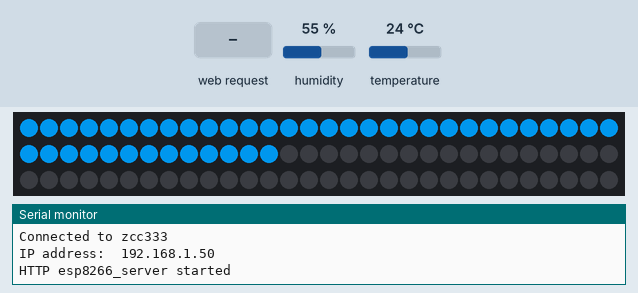
Recording of a sketch running on a simulated ESP8266 (NodeMCU). Shown: 90 RGB LEDs in strip order, left to right, continuing on the next row, the last lines printed to the serial monitor. Inputs (shaded band) come from the test bench; at power-on: humidity 55 %, temperature 24 °C. Dim RGB values are drawn brighter than linear; WiFi joins after 1.5 s; servers stay silent unless stated.

Above: at 2.7 s.
2.8 s: HTTP request GET /ledtype?lightnum=1&typenum=1&red=1 received
At 7.72 s:
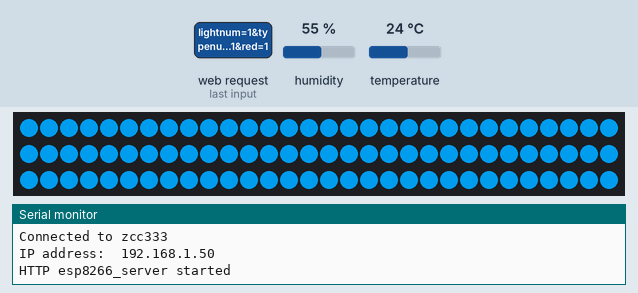
9.0 s: HTTP request GET /off received
At 11.7 s:
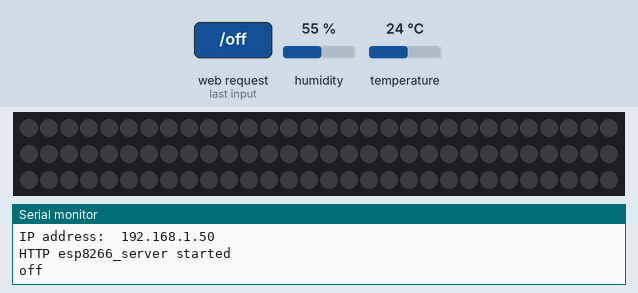
12.0 s: HTTP request GET /on received
At 13.41 s:
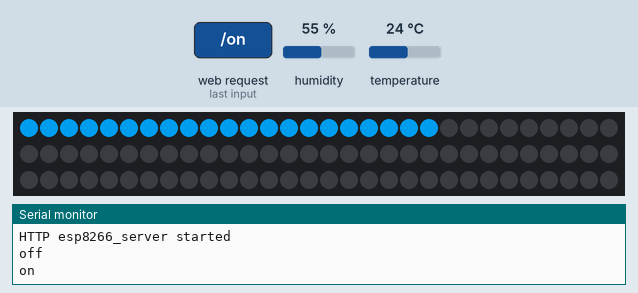
18.2 s: HTTP request GET /lightness?lightnum=1 received
At 19.29 s:
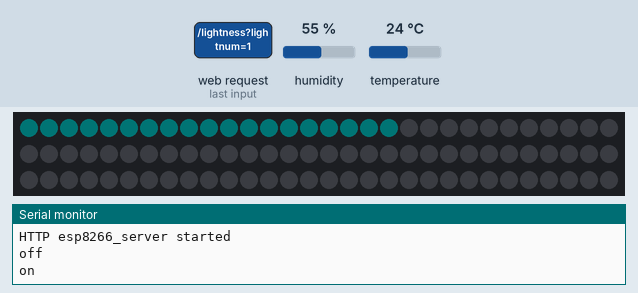
21.2 s: HTTP request GET /lightness received
At 21.8 s:
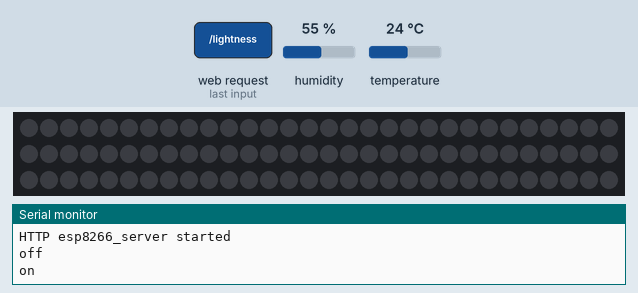
Timing chart, 0 to 24.0 s (numbered marks = the images above; inputs shaded):
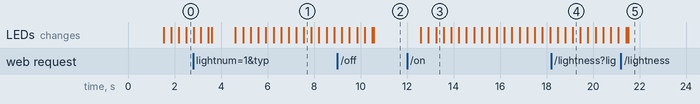

The sketch:

LedFill.ino
```cpp
#include <Adafruit_NeoPixel.h>
#include <ESP8266WiFi.h>        // 本程序使用 ESP8266WiFi库
#include <ESP8266WiFiMulti.h>   //  ESP8266WiFiMulti库
#include <ESP8266WebServer.h>   //  ESP8266WebServer库
#include <ESP8266HTTPClient.h>
#include <ArduinoJson.h>
#include <Ticker.h>
#include <DHT.h>
#define PIN  D2
#define NUMPIXELS 90
#define SLOWSPEED 100 // Time (in milliseconds) to pause between pixels
#define FLOWSPEED 30

#define DHTPIN D6
#define DHTTYPE DHT11
ESP8266WiFiMulti wifiMulti;     // 建立ESP8266WiFiMulti对象,对象名称是'wifiMulti'
ESP8266WebServer esp8266_server(3333);// 建立网络服务器对象，该对象用于响应HTTP请求。监听端口（80）
IPAddress local_IP(192, 168, 0, 33); // 设置ESP8266-NodeMCU联网后的IP
IPAddress gateway(192, 168, 0, 1);    // 设置网关IP（通常网关IP是WiFI路由IP）
IPAddress subnet(255, 255, 255, 0);   // 设置子网掩码
IPAddress dns(192,168,0,1);           // 设置局域网DNS的IP（通常局域网DNS的IP是WiFI路由IP）
Adafruit_NeoPixel pixels(NUMPIXELS, PIN, NEO_GRB + NEO_KHZ800);
Ticker ticker;
DHT dht(DHTPIN, DHTTYPE);
int pinState =1;                 // 存储引脚状态用变量
int LedLightness=200;//设置灯亮度
int typeNum=0;
int red=150;
int green=150;
int blue=150;
float wetGet=0.0;
float tempGet=0.0;
int startflag=1;
void setup() {
  Serial.begin(9600);
  //pinMode(PIN,OUTPUT);
  //初始化http服务
  initWebServer();
  ticker.attach(10, resetWifiConn);
  //连接温度传感器解开
  dht.begin();
}
void initWebServer(){
  // 设置开发板网络环境
  if (!WiFi.config(local_IP, gateway, subnet)) {
    Serial.println("Failed to ESP8266 IP");
  }
  wifiMulti.addAP("zcc333", "15144099398b"); // 将需要连接的一系列WiFi ID和密码输入这里
  Serial.println("Connecting ...");
  int i = 0;
  bool isExe=false;
  while (wifiMulti.run() != WL_CONNECTED) {  // 此处的wifiMulti.run()是重点。通过wifiMulti.run()，NodeMCU将会在当前
    delay(1000);                             // 环境中搜索addAP函数所存储的WiFi。如果搜到多个存储的WiFi那么NodeMCU
    Serial.print(i++); Serial.print(' ');    // 将会连接信号最强的那一个WiFi信号。
    if(i>=5){
      isExe=true;
      break;
     }
  }                                          // 一旦连接WiFI成功，wifiMulti.run()将会返回“WL_CONNECTED”。这也是
                                             // 此处while循环判断是否跳出循环的条件。
  if(!isExe){
    // WiFi连接成功后将通过串口监视器输出连接成功信息
  Serial.println('\n');
  Serial.print("Connected to ");
  Serial.println(WiFi.SSID());              // 通过串口监视器输出连接的WiFi名称
  Serial.print("IP address:\t");
  Serial.println(WiFi.localIP());           // 通过串口监视器输出ESP8266-NodeMCU的IP
  esp8266_server.begin();                           // 启动网站服务
  esp8266_server.on("/off", handleLEDOff);  // 设置处理LED控制请求的函数'handleLED'
  esp8266_server.on("/on",  handleLEDOn);  // 设置处理LED控制请求的函数'handleLED'
  esp8266_server.on("/lightness" , handleLEDLightness);
  esp8266_server.on("/ledtype" ,handleLEDType);
  esp8266_server.on("/isonlineheart" ,handleOnlineHeart);
  esp8266_server.onNotFound(handleNotFound);        // 设置处理404情况的函数'handleNotFound'
  //连接温度传感器解开api
  esp8266_server.on("/gettw", getTempWet);
  Serial.println("HTTP esp8266_server started");//  告知用户ESP8266网络服务功能已经启动
   }

}
//******************************
//******************************
//******************************
//******************************
//http-api
//******************************
//******************************
//void testHttpRequest(){
//  WiFiClient client;
//  HTTPClient http;
//  http.begin(client, serverName);
//  int httpResponseCode = http.GET();
//
//      if (httpResponseCode>0) {
//        Serial.print("HTTP Response code: ");
//        Serial.println(httpResponseCode);
//        String payload = http.getString();
//        Serial.println(payload);
//      }
//      else {
//        Serial.print("Error code: ");
//        Serial.println(httpResponseCode);
//      }
//      // Free resources
//      http.end();
// }
// void testHandle(){
//  Serial.println("test http success");
//  }
//void resetHttpServer(){
//  Serial.println("reset http server");
//  esp8266_server.begin();
//  }
void resetWifiConn(){
  if(!WiFi.isConnected()){
    Serial.println("reset wifi conn.........");
    initWebServer();
   }
  }
void handleLEDOff(){
  Serial.println("off");
  pinState=0;
  esp8266_server.send(200, "text/plain", "shut led");
}
void handleLEDOn(){
  Serial.println("on");
   pinState=1;
   esp8266_server.send(200, "text/plain", "open led");
}
void handleLEDLightness(){
  //Serial.println(esp8266_server.arg("lightnum"));
  LedLightness=esp8266_server.arg("lightnum").toInt();
  esp8266_server.send(200, "text/plain", "success set up lightness");
  }
 void handleOnlineHeart(){
  esp8266_server.send(200, "text/plain", "online");
  }
// 设置处理404情况的函数'handleNotFound'
void handleNotFound(){
  esp8266_server.send(404, "text/plain", "404: Not found"); // 发送 HTTP 状态 404 (未找到页面) 并向浏览器发送文字 "404: Not found"
}
void handleLEDType(){
 pixels.clear();
  typeNum=esp8266_server.arg("typenum").toInt();
  red=esp8266_server.arg("red").toInt();
  green=esp8266_server.arg("green").toInt();
  blue=esp8266_server.arg("blue").toInt();
  //Serial.println(typeNum);
  esp8266_server.send(200, "text/plain", "success switch");
 }
 void getTempWet(){
  StaticJsonDocument<32> doc;
  // 添加键值对到JSON文档
  doc["temp"] = tempGet;
  doc["wet"] = wetGet;
  // 序列化JSON文档为字符串
  String jsonBuffer;
  serializeJson(doc, jsonBuffer);
  // 通过串口发送JSON字符串
  Serial.println(jsonBuffer);
  esp8266_server.send(200, "application/json", jsonBuffer);
  }
 //获取温湿度
 void getTempAndWet(){
  wetGet = dht.readHumidity();//读湿度
  tempGet = dht.readTemperature();//读温度，默认为摄氏度
 }
 //******************************
//******************************
//******************************
//******************************
//灯光执行逻辑
//******************************
//******************************
void loop() {

  //wifi是否断开
//  if(WiFi.status()!=WL_CONNECTED){
//    Serial.println("wifi disconn................");
//    initWebServer();
//    }
  //pixels.clear(); // Set all pixel colors to 'off'
  esp8266_server.handleClient();
  //获得温度湿度,连接温度传感器解开
  getTempAndWet();
  //灯光逻辑
  if(pinState==1){
     //开启灯光
       pixels.begin();
       if(startflag==1){
      //开机动画
      ledStart();
      startflag=2;
    }
    if(typeNum==0){//常亮模式
       normal();
     }else if(typeNum==1){
      flowled(FLOWSPEED);
      }else if(typeNum==2){
      goBack();
      }else if(typeNum==3){
      misssplit();
      }
    //breath();
   }else if(pinState==0){
    pixels.show();
    pixels.clear();
    delay(1000);
   }
}
//*******************************
//*******************************
//*******************************
//*******************************
//灯光代码
//*******************************
//灯光开机动画
void ledStart(){
  pixels.setBrightness(LedLightness);
   for(int i=0;i<NUMPIXELS;i++)//for循环控制几色流水灯，三个for循环就是三色，增加颜色可继续往下copy
  {
    pixels.setPixelColor(i, pixels.Color(0,163,255)); // 改颜色
    pixels.show(); // This sends the updated pixel color to the hardware.
    delay(20);
  }
}
//
void normal(){
  pixels.setBrightness(LedLightness);
   for(int i=0;i<NUMPIXELS;i++)//for循环控制几色流水灯，三个for循环就是三色，增加颜色可继续往下copy
  {
    pixels.setPixelColor(i, pixels.Color(red,green,blue)); // 改颜色
  }
  pixels.show(); // This sends the updated pixel color to the hardware.
  delay(1000);
}
void flowled(int wait){
  pixels.setBrightness(LedLightness);
  for(int i=0;i<NUMPIXELS;i++)//for循环控制几色流水灯，三个for循环就是三色，增加颜色可继续往下copy
  {
    // pixels.Color() takes RGB values, from 0,0,0 up to 255,255,255
    pixels.setPixelColor(i, pixels.Color(0,167,255)); // 改颜色
    pixels.show(); // This sends the updated pixel color to the hardware.
    delay(wait); // 控制流水灯的速度
  }
  pixels.clear();
//  for(int i=0;i<NUMPIXELS;i++){
//    // pixels.Color() takes RGB values, from 0,0,0 up to 255,255,255
//    pixels.setPixelColor(i, pixels.Color(150,150,0)); // Moderately bright blue color.
//    pixels.show(); // This sends the updated pixel color to the hardware.
//    delay(wait); // Delay for a period of time (in milliseconds).
//  }
// for(int i=0;i<NUMPIXELS;i++){
//    // pixels.Color() takes RGB values, from 0,0,0 up to 255,255,255
//    pixels.setPixelColor(i, pixels.Color(150,0,150)); // Moderately bright blue color.
//    pixels.show(); // This sends the updated pixel color to the hardware.
//    delay(wait); // Delay for a period of time (in milliseconds).
//  }
}
void goBack(){
  pixels.setBrightness(LedLightness);
  for(int i=0;i<NUMPIXELS;i++)//for循环控制几色流水灯，三个for循环就是三色，增加颜色可继续往下copy
  {
    // pixels.Color() takes RGB values, from 0,0,0 up to 255,255,255
    pixels.setPixelColor(i, pixels.Color(0,150,150)); // 改颜色
    pixels.show(); // This sends the updated pixel color to the hardware.
    delay(5); // 控制流水灯的速度
  }
  for(int i=NUMPIXELS-1;i>=0;i--)//for循环控制几色流水灯，三个for循环就是三色，增加颜色可继续往下copy
  {
    // pixels.Color() takes RGB values, from 0,0,0 up to 255,255,255
    pixels.setPixelColor(i, pixels.Color(150,0,150)); // 改颜色
    pixels.show(); // This sends the updated pixel color to the hardware.
    delay(5); // 控制流水灯的速度
  }
 }
 void misssplit(){
  pixels.setBrightness(LedLightness);
  for(int i=0;i<NUMPIXELS/2;i++)//for循环控制几色流水灯，三个for循环就是三色，增加颜色可继续往下copy
  {
    for(int j=i;j<i+2;j++){
       // pixels.Color() takes RGB values, from 0,0,0 up to 255,255,255
      pixels.setPixelColor(j, pixels.Color(0,150,150)); // 改颜色
      pixels.setPixelColor(NUMPIXELS-j, pixels.Color(150,0,150)); // 改颜色
      pixels.show(); // This sends the updated pixel color to the hardware.
      delay(30); // 控制流水灯的速度
     }
  }
   for(int i=0;i<NUMPIXELS/2;i++)//for循环控制几色流水灯，三个for循环就是三色，增加颜色可继续往下copy
  {
    for(int j=i;j<i+2;j++){
       // pixels.Color() takes RGB values, from 0,0,0 up to 255,255,255
      pixels.setPixelColor(j, pixels.Color(200,50,150)); // 改颜色
      pixels.setPixelColor(NUMPIXELS-j, pixels.Color(10,150,200)); // 改颜色
      pixels.show(); // This sends the updated pixel color to the hardware.
      delay(30); // 控制流水灯的速度
     }
  }
 }
//void breath(){
//  int timeNums=5;
//  int ledLight=200;
//  while(timeNums>=0){
//    pixels.setPixelColor(NUMPIXELS, pixels.Color(150,150,0));
//    pixels.setBrightness(ledLight);
//    pixels.show();
//    delay(200);
//    ledLight-=30;
//    timeNums--;
//  }
//  while(timeNums!=5){
//    pixels.setPixelColor(NUMPIXELS, pixels.Color(0,150,150));
//    pixels.setBrightness(ledLight);
//    pixels.show();
//    delay(200);
//    ledLight+=30;
//    timeNums++;
//  }
//}
```

Measured:
- after the input at 9.0 s, the LEDs: first differ from a run without the input after 1.6 s (image 2)
- after the input at 12.0 s, the LEDs: first change after 0.59 s (image 3 shows a later state)
- after the input at 18.2 s, the LEDs: first differ from a run without the input after 0.60 s (image 4 shows a later state)
- after the input at 21.2 s, the LEDs: first differ from a run without the input after 0.31 s (image 5)
